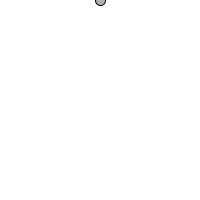
Frame 1 (no input)
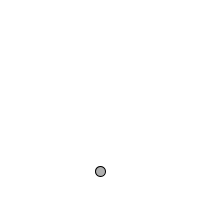
Frame 60 (the mouse pressed at the canvas centre just before this capture)
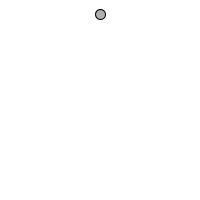
Frame 120 (the mouse held since frame 60 and released just before this capture)

The Processing sketch that drew these frames (run headless with seeded random() and noise(); from frame 60 on, the mouse is pressed at the canvas centre):

// Processing sketch: Helton_S9_A3
// ── Helton_S9_A3.pde
//Tanner Helton
Ball clsTest;

void setup() {
  size(200, 200);
  clsTest = new Ball(100, 0, 10, 0, 0.1, color(175));
}
void draw() {
  background(255);
  clsTest.display();
  clsTest.move();
  clsTest.bounce();
}
// ── Ball.pde
class Ball {
  float x, y, h, speed, gravity;
  color c;
  Ball(float xt, float yt, float ht, float speedt, float gravityt, color ct) {
    x = xt;
    y = yt;
    h = ht;
    speed = speedt;
    gravity = gravityt;
    c = ct;
  }

  void display() {
    fill(c);
    stroke(0);
    ellipse(x, y, h, h);
  }

  void move() {
    y += speed;
    speed += gravity;
  }
  void bounce() {
    if (y > height) {
      speed = speed * -0.95;
      y = height;
    }
  }
}
